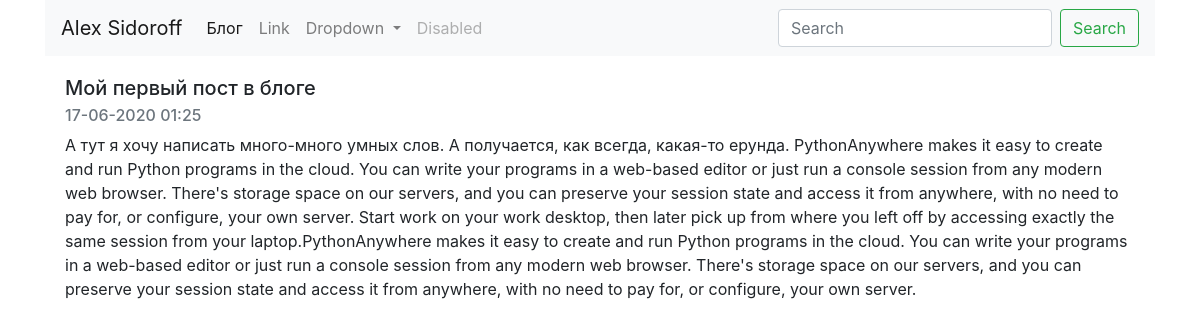
Page /blog/1/ on the committed database.
### blog/models.py (models this page shows, shortened)
class Blog(models.Model):
    title = models.CharField(max_length=100)
    date = models.DateTimeField()
    text = models.TextField(max_length=1000)

### blog/views.py (the view)
# urls.py: path('<int:blog_id>/', views.detail, name='detail'),
def detail(request, blog_id):
    blog = get_object_or_404(Blog, pk=blog_id)
    return render(request, 'blog/detail.html', {'blog': blog})

### blog/templates/blog/detail.html
{% extends 'portfolio/base.html' %}
{% load static %}
{% block content %}
        <div class="card">
          <div class="card-body">
            <h5 class="card-title">{{ blog.title }}</h5>
              <h6 class="card-subtitle mb-2 text-muted">{{ blog.date|date:"d-m-Y h:i" }}</h6>
            <p class="card-text">{{ blog.text }}</p>
          </div>
        </div>
{% endblock %}

### rows in the picture
Blog: title "Мой первый пост в блоге", date "17-06-2020 01:25", text "А тут я хочу написать много-много умных слов. А получается, как всегда, какая-то ерунда. PythonAnywhere makes it easy to create and run Python programs in the cloud. You can write your programs in a web-based editor or just run a console session from any modern web browser. There's storage space on our servers, and you can preserve your session state and access it from anywhere, with no need to pay for, or configure, your own server. Start work on your work desktop, then later pick up from where you left off by accessing exactly the same session from your laptop.PythonAnywhere makes it easy to create and run Python programs in the cloud. You can write your programs in a web-based editor or…"
